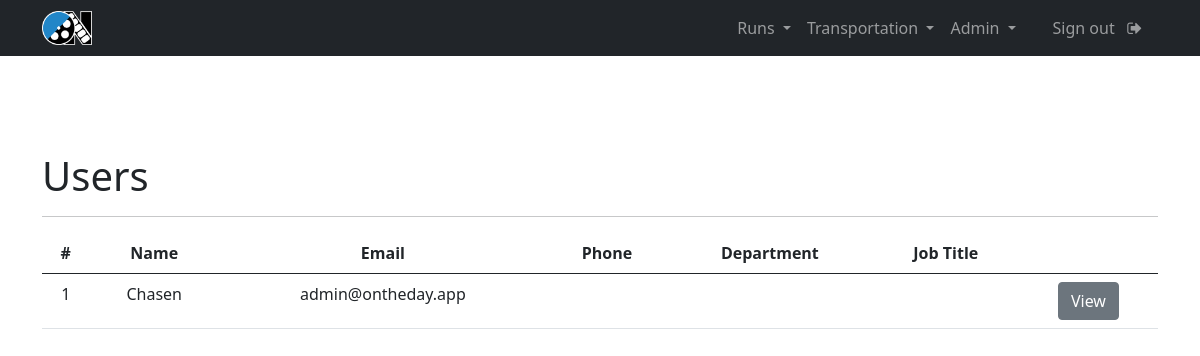
The page /user_admin (signed in) on the database as committed earlier.
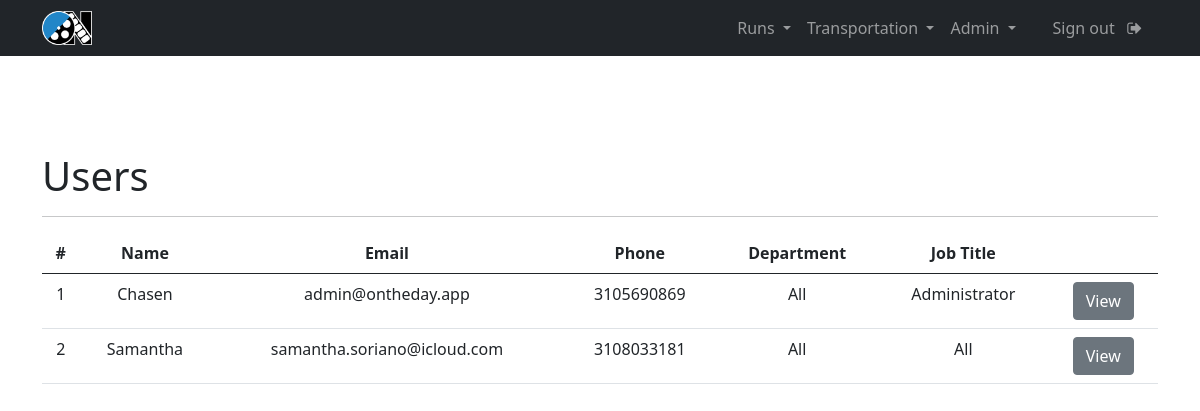
The same page on the database as committed later.
### core/models.py (models this page shows, shortened)
class NewUser(AbstractBaseUser, PermissionsMixin):
    email = models.EmailField(_('email address'), unique=True)
    user_name = models.CharField(max_length=150, unique=True)
    first_name = models.CharField(max_length=150)
    last_name = models.CharField(max_length=150)
    start_date = models.DateTimeField(default=timezone.now)
    is_staff = models.BooleanField(default=False)
    is_active = models.BooleanField(default=False)
    production_title = models.CharField(max_length=150)
    phone_number = models.CharField(max_length=20)
    department = models.CharField(max_length=150)
    job_title = models.CharField(max_length=150)
    productions = models.ManyToManyField('Production', related_name='users')
    objects = CustomAccountManager()
    USERNAME_FIELD = 'email'
    REQUIRED_FIELDS = ['user_name', 'first_name']

### interface/views.py (the view)
# urls.py: path('user_admin', views.user_admin, name="user_admin"),
@login_required(login_url=login)
def user_admin(request):
    users = NewUser.objects.all()
    context = {'users': users}
    return render(request, 'interface/user_admin.html', context = context)

### interface/templates/interface/user_admin.html
{% extends 'interface/layout.html' %}
{% load crispy_forms_tags %}
{% block content %}
    <main>
        <div class="container run-request-container">
            <h1>Users</h1>
            <hr>
            <div class="table-responsive">
                <table class="table">
                    <thead>
                        <tr>
                            <th scope="col">#</th>
                            <th scope="col">Name</th>
                            <th scope="col">Email</th>
                            <th scope="col">Phone</th>
                            <th scope="col">Department</th>
                            <th scope="col">Job Title</th>
                            <th scope="col"></th>
                        </tr>
                    </thead>
                    <tbody>
                        {% for user in users %}
                            <tr>
                                <td>{{ user.id }}</td>
                                <td>{{ user.first_name }} {{ users.last_name }}</td>
                                <td>{{ user.email }}</td>
                                <td>{{ user.phone_number }}</td>
                                <td>{{ user.department }}</td>
                                <td>{{ user.job_title }}</td>
                                <td>
                                    <button class="btn btn-secondary">View</button>
                                </td>
                            </tr>
                        {% endfor %}
                    </tbody>
                </table>
            </div>
        </div>
    </main>
{% endblock %}

Rows that differ between the two databases and show on the page:
changed NewUser "Chasen": phone_number (not shown) → "3105690869"; department (not shown) → "All"; job_title (not shown) → "Administrator"
added NewUser: id "2", first_name "Samantha", email "samantha.soriano@icloud.com", phone_number "3108033181", department "All", job_title "All"
